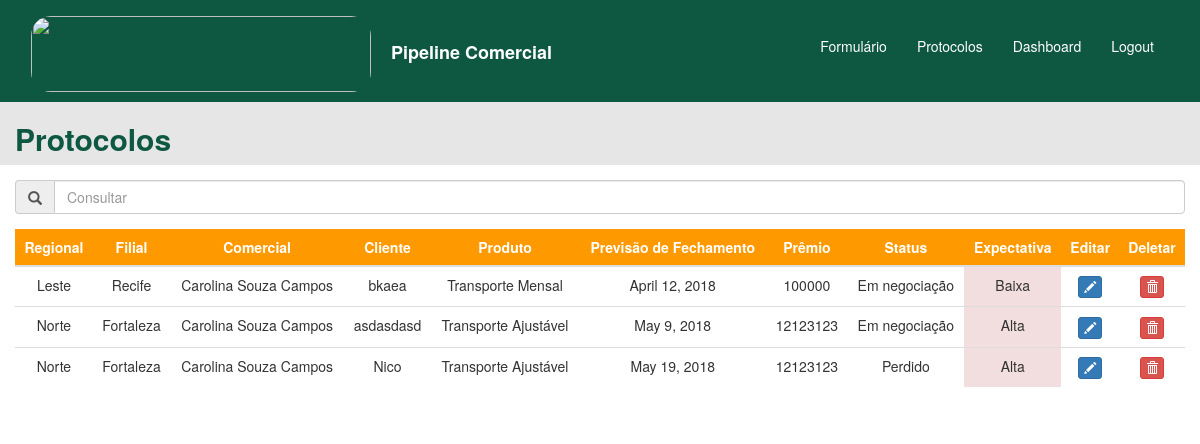
The page /protocolos/ on the database as committed earlier.
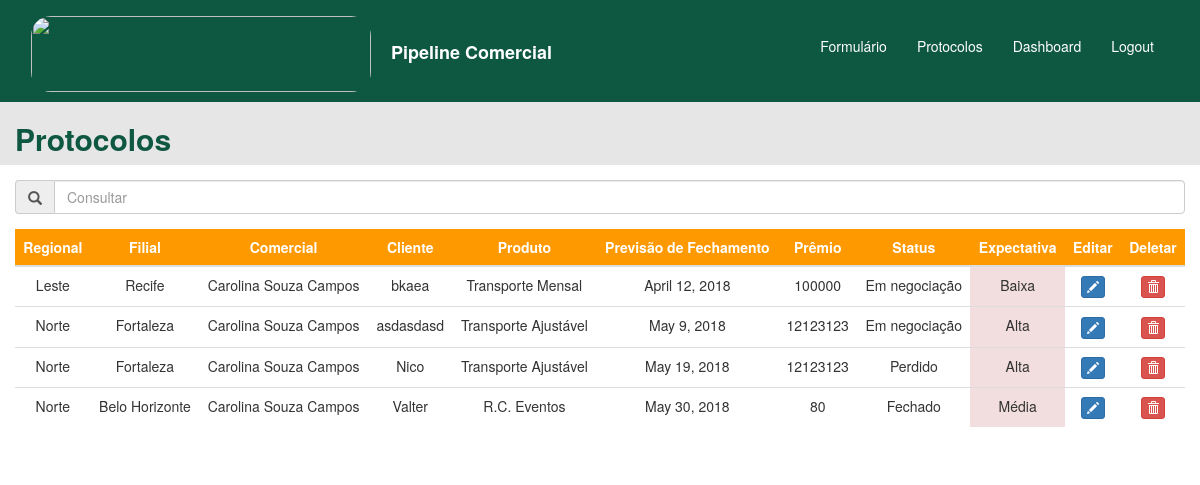
The same page on the database as committed later.
### home/models.py (models this page shows)
class Protocolos(models.Model):
    regional = models.ForeignKey(Regional, on_delete=models.CASCADE)
    filial = models.ForeignKey(Filial, on_delete=models.CASCADE)
    comercial = models.ForeignKey(Comercial, on_delete=models.CASCADE)
    corretor = models.CharField(max_length=250)
    primeira_cotacao = models.BooleanField()
    produto = models.ForeignKey(Produto, on_delete=models.CASCADE)
    cliente = models.CharField(max_length=250)
    premio = models.IntegerField()
    ultima_alteracao = models.DateField(auto_now=True)
    recebimento = models.DateField()
    vencimento = models.DateField()
    fechamento = models.DateField()
    tipo_de_seguro = models.ForeignKey(TipodeSeguro, on_delete=models.CASCADE)
    expectativa = models.ForeignKey(Expectativa, on_delete=models.CASCADE)
    status = models.ForeignKey(Status, on_delete=models.CASCADE)
    subscritor = models.CharField(max_length=250)
    motivo_perda = models.ForeignKey(MotivoPerda, on_delete=models.CASCADE, null=True, blank=True)
    comentario_perda = models.CharField(max_length=250, null=True, blank=True)
    historico_1 = models.CharField(max_length=4000, null=True, blank=True)
    historico_2 = models.CharField(max_length=4000, null=True, blank=True)
    historico_3 = models.CharField(max_length=4000, null=True, blank=True)
    historico_4 = models.CharField(max_length=4000, null=True, blank=True)
    historico_5 = models.CharField(max_length=4000, null=True, blank=True)
    historico_6 = models.CharField(max_length=4000, null=True, blank=True)
    historico_7 = models.CharField(max_length=4000, null=True, blank=True)
    historico_8 = models.CharField(max_length=4000, null=True, blank=True)
    historico_9 = models.CharField(max_length=4000, null=True, blank=True)
    historico_10 = models.CharField(max_length=4000, null=True, blank=True)

class Regional(models.Model):
    regional = models.CharField(max_length=200)
    def __str__(self):
        return self.regional

class Filial(models.Model):
    filial = models.CharField(max_length=200)
    def __str__(self):
        return self.filial

class Comercial(models.Model):
    comercial = models.CharField(max_length=200)
    def __str__(self):
        return self.comercial

class Produto(models.Model):
    produto = models.CharField(max_length=200)
    def __str__(self):
        return self.produto

class Status(models.Model):
    status = models.CharField(max_length=200)
    def __str__(self):
        return self.status

class Expectativa(models.Model):
    expectativa = models.CharField(max_length=200)
    def __str__(self):
        return self.expectativa

### protocolos/views.py (the view)
# urls.py: url(r'^protocolos/', include('protocolos.urls'), name='protocolos')
def protocolos(request):
    protocolos = Protocolos.objects.all()
    return render(request, 'protocolos/protocolos_base.html', {'protocolos': protocolos})

### templates/protocolos/protocolos_base.html (shortened to what this page needs)
<!DOCTYPE html>
    <html lang="pt">
        {% block content %}
        <head>
            <link rel="stylesheet" href="https://maxcdn.bootstrapcdn.com/bootstrap/3.3.7/css/bootstrap.css">
            <link rel="stylesheet" href="https://cdnjs.cloudflare.com/ajax/libs/bootstrap-datepicker/1.4.1/css/bootstrap-datepicker3.css"/>
        </head>
        <body>
            <div class="container-fluid" style="background-color: #0e5741">
                <nav class="navbar navbar-default" style="background-color: #0e5741;border-color: #0e5741;">
                    <div class="container-fluid">
                        {% load static %}
                        <a class="navbar-brand" href="{% url 'home' %}" style="text-decoration: none"><img src="https://www.berkley.com.br/Institucional/img/logo.png" style="display: inline-block;border-radius: 20px" alt="" width="340" height="76"><strong style="color: #ffffff"><p style="display: inline-block; margin-left:20px">Pipeline Comercial</p></strong></a>
                        <div id="navbar" class="navbar-collapse collapse" aria-expanded="false" style="border-width: 0px";>
                            <ul class="nav navbar-nav navbar-right" style="padding-top: 10px">
                                <li class="active">
                                    <a href="{% url 'home' %}" style="background-color: #0e5741"><p style="padding-top: 10px; color: #ffffff">Formulário</p></a>
                                <li class="active">
                                    <a href="{% url 'protocolos' %}" style="background-color: #0e5741"><p style="padding-top: 10px; color: #ffffff">Protocolos</p></a>
                                <li class="active">
                                    <a href="{% url 'protocolos' %}" style="background-color: #0e5741"><p style="padding-top: 10px; color: #ffffff">Dashboard</p></a>
                                <li class="active">
                                    <a href="{% url 'logout' %}" style="background-color: #0e5741"><p style="padding-top: 10px; color: #ffffff">Logout</p></a>
                                </li>
                                </li>
                            </ul>
                        </div>
                    </div>
                </nav>
                    {% include 'protocolos/includes/protocolos_include.html' %}
            </div>
        </body>
        {% endblock %}
    </html>

### templates/protocolos/includes/protocolos_include.html (shortened to what this page needs)
{% block content %}
    <div class="row" style="background-color: #e6e6e6">
    <h2 class="display-1" style="color: #0e5741; padding-left: 15px"> <strong>Protocolos</strong> </h2>
    </div>
        <div class="row">
            <div class="col-sm-12" style="padding-top: 5px; padding-bottom: 10px;background-color: #ffffff">
                <div class="form-group input-group" style="padding-top: 10px">
                    <span class="input-group-addon"><i class="glyphicon glyphicon-search"></i></span>
                    <input name="consulta" id="txt_consulta" placeholder="Consultar" type="text" class="form-control">
                </div>
                <form method="post" action="/protocolos/delete/">
                <table id="full-table" class="table table-hover" style="background-color: #ffffff;">
                  <thead class="thead-dark" style="background-color: #ff9900;">
                    <tr>
                      <th class="text-center" style="color: #ffffff" scope="col">Regional</th>
                      <th class="text-center" style="color: #ffffff" scope="col">Filial</th>
                      <th class="text-center" style="color: #ffffff" scope="col">Comercial</th>
                      <th class="text-center" style="color: #ffffff" scope="col">Cliente</th>
                      <th class="text-center" style="color: #ffffff" scope="col">Produto</th>
                      <th class="text-center" style="color: #ffffff" scope="col">Previsão de Fechamento</th>
                      <th class="text-center" style="color: #ffffff" scope="col">Prêmio</th>
                      <th class="text-center" style="color: #ffffff" scope="col">Status</th>
                      <th class="text-center" style="color: #ffffff" scope="col">Expectativa</th>
                      <th class="text-center" style="color: #ffffff" scope="col">Editar</th>
                      <th class="text-center" style="color: #ffffff" scope="col">Deletar</th>
                    </tr>
                  </thead>
                  <tbody id="tabela">
                  {% for protocolo in protocolos %}
                        <tr class="clickable-row" name="table-row" onclick="window.location='/home/{{ protocolo.id }}'">
                            <td><center>{{ protocolo.regional }}</center></td>
                            <td><center>{{ protocolo.filial }}</center></td>
                            <td><center>{{ protocolo.comercial }}</center></td>
                            <td><center>{{ protocolo.cliente }}</center></td>
                            <td><center>{{ protocolo.produto }}</center></td>
                            <td><center>{{ protocolo.fechamento }}</center></td>
                            <td id="premio" name="premio"><center>{{ protocolo.premio }}</center></td>
                            <td><center>{{ protocolo.status }}</center></td>
                            <td class="danger"><center>{{ protocolo.expectativa }}</center></td>
                            <td><center><button type="button" class="btn btn-primary btn-xs" data-title="Edit" data-toggle="modal" data-target="#edit" ><span class="glyphicon glyphicon-pencil"></span></button></center></td>
                            <td><center><button name="delete" class="btn btn-danger btn-xs" value="{{ protocolo.id }}" data-title="Delete" data-toggle="modal" data-target="#delete" ><span class="glyphicon glyphicon-trash"></span></button></center></td>
                        </tr>
                    {% endfor %}
                  </tbody>
                </table>
            </form>
            </div>
        </div>
{% endblock %}

Rows that differ between the two databases and show on the page:
added Protocolos: regional "Norte", filial "Belo Horizonte", comercial "Carolina Souza Campos", cliente "Valter", produto "R.C. Eventos", fechamento "May 30, 2018", premio "80", status "Fechado", expectativa "Média", {{ protocolo.id }} 7 (drawn)
